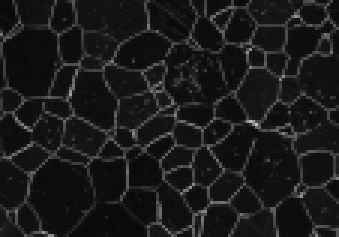
#> input picture webgui/img/thumb/image0091.png, 113 x 79 px, found by its file name (shown 3 times larger)
$ python create_alpha_beta_video.py 200 200 ../seq1/cropped2/image0091.png '*.linearlabel'   (older library calls are emulated)
#> lines starting #> are read from the running program, lines starting #| are printed output that depends on the picture
#!/usr/bin/env python
import os,sys
import numpy as np
import scipy
from scipy import ndimage
import render_labels

def convert_linear(linear,w,h):
    output = np.zeros((h,w),dtype='int16')
    counter = 0
    for i in range(h):
        for j in range(w):
            output[i,j] = int(linear[counter])
            counter += 1
    return output

def main(*args):
    if(len(args) < 3):
        return 1

    w = int(args[1])
    h = int(args[2])
    imgin = args[3]

    im = scipy.misc.imread(imgin,flatten=True).astype('float32')
#> im: shape (79, 113) float32; min 8, max 194, mean 26.3
    im = np.divide(im,im.max())
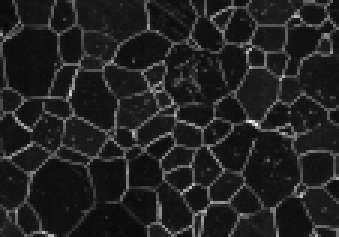
#> im: shape (79, 113) float32 (shown 3 times larger); min 0.0412, max 1, mean 0.136
    im = np.dstack((im,im,im))
#> im: shape (79, 113, 3) float32
    im = np.multiply(im,255).astype('uint8')

    for fname in args[4:]:
        f = open(fname, 'r')
        label = convert_linear(f.read().split(),w,h)
        fn = os.path.basename(fname)
        num = int(fn[5:-12].split('-')[0])
        l1 = int(fn[5:-12].split('-')[1])
        l2 = int(fn[5:-12].split('-')[2])
        im_new = render_labels.draw_on_img(im.copy(),render_labels.label_to_bmp(label))
        im2 = render_labels.draw_on_img(im.copy(),label==l1,(0,255,0))
        im2 = render_labels.draw_on_img(im2,label==l2,(0,0,255))
        b = np.multiply(np.ones((im2.shape[0],20,3),dtype='uint8'),255)
        im_new = np.hstack((im2,b,im_new))
        scipy.misc.imsave(str(num)+'.png',im_new);

    return 0

if __name__ == '__main__':
#> (the run stopped early here; a loop or call above may not have finished)

$ run again, with webgui/img/thumb/image0090.png copied over webgui/img/thumb/image0091.png
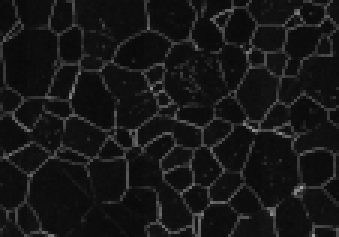
#> input picture webgui/img/thumb/image0090.png, 113 x 79 px, found by its file name (shown 3 times larger)
#> in main, `im = np.divide(im,im.max())`:
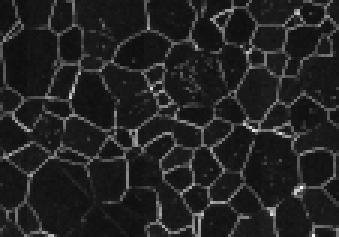
#> im: shape (79, 113) float32 (shown 3 times larger); min 0.0556, max 1, mean 0.14

$ run again, with webgui/img/thumb/image0092.png copied over webgui/img/thumb/image0091.png
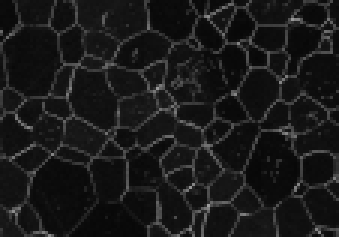
#> input picture webgui/img/thumb/image0092.png, 113 x 79 px, found by its file name (shown 3 times larger)
#> in main, `im = np.divide(im,im.max())`:
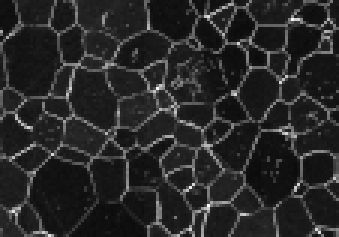
#> im: shape (79, 113) float32 (shown 3 times larger); min 0.0443, max 1, mean 0.16

$ run again, with webgui/img/thumb/image0093.png copied over webgui/img/thumb/image0091.png
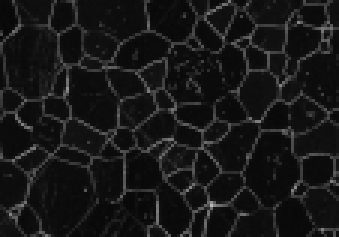
#> input picture webgui/img/thumb/image0093.png, 113 x 79 px, found by its file name (shown 3 times larger)
#> in main, `im = np.divide(im,im.max())`:
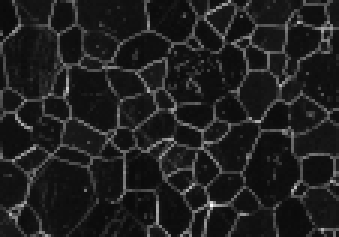
#> im: shape (79, 113) float32 (shown 3 times larger); min 0.0378, max 1, mean 0.126
